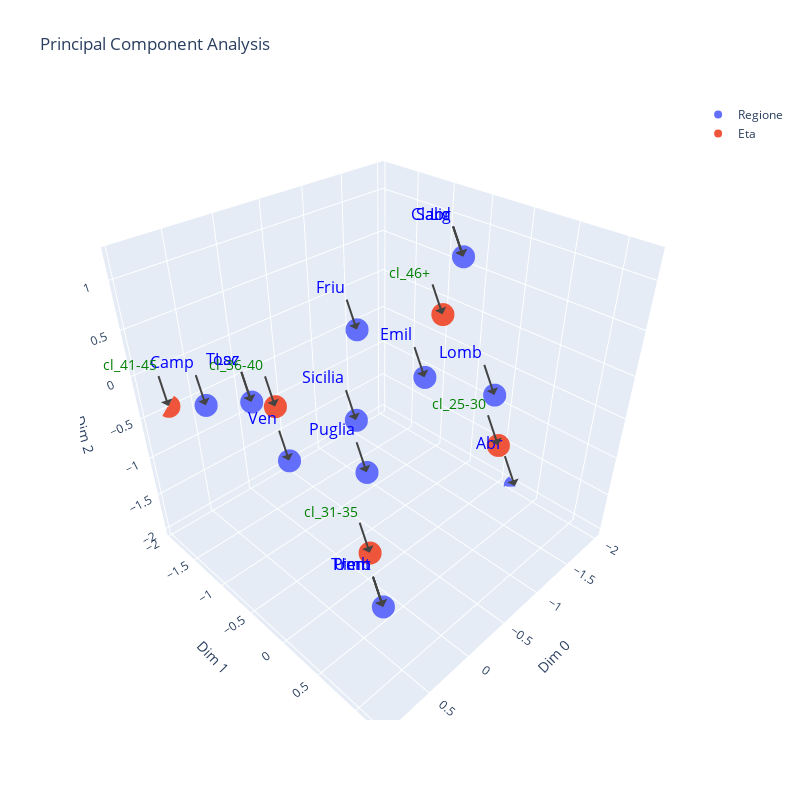

Notebook code cell kept with this figure:
### Code cell
import plotly.graph_objects as go

# Create traces for pcs_row and pcs_col with three dimensions
trace_pcs_row = go.Scatter3d(
    x=pcs_row['Dim 0'], y=pcs_row['Dim 1'], z=pcs_row['Dim 2'], mode='markers', name='Regione')
trace_pcs_col = go.Scatter3d(
    x=pcs_col['Dim 0'], y=pcs_col['Dim 1'], z=pcs_col['Dim 2'], mode='markers', name='Eta')

# Find the range of data along each axis
x_range = [min(pcs_row['Dim 0'].min(), pcs_col['Dim 0'].min()),
           max(pcs_row['Dim 0'].max(), pcs_col['Dim 0'].max())]
y_range = [min(pcs_row['Dim 1'].min(), pcs_col['Dim 1'].min()),
           max(pcs_row['Dim 1'].max(), pcs_col['Dim 1'].max())]
z_range = [min(pcs_row['Dim 2'].min(), pcs_col['Dim 2'].min()),
           max(pcs_row['Dim 2'].max(), pcs_col['Dim 2'].max())]

# Create layout with adjusted axis range to ensure equal aspect ratio
layout = go.Layout(title='Principal Component Analysis',
                   scene=dict(
                       xaxis=dict(title='Dim 0', range=x_range),
                       yaxis=dict(title='Dim 1', range=y_range),
                       zaxis=dict(title='Dim 2', range=z_range),
                       aspectmode='cube'  # Ensures equal aspect ratio
                   ))

# Create annotations for bettingAI index and columns with changed label size and color
annotations = []
for i, txt in enumerate(bettingAI.index):
    annotations.append(dict(x=pcs_row.iloc[i]['Dim 0'], y=pcs_row.iloc[i]['Dim 1'], z=pcs_row.iloc[i]['Dim 2'],
                            text=str(txt) + '', xanchor='right', yanchor='bottom',
                            font=dict(size=16, color='blue')))
for i, txt in enumerate(bettingAI.columns):
    annotations.append(dict(x=pcs_col.iloc[i]['Dim 0'], y=pcs_col.iloc[i]['Dim 1'], z=pcs_col.iloc[i]['Dim 2'],
                            text=str(txt) + '', xanchor='right', yanchor='bottom',
                            font=dict(size=14, color='green')))

# Add annotations to the layout
layout['scene']['annotations'] = annotations

# Set width and height of the figure
fig = go.Figure(data=[trace_pcs_row, trace_pcs_col], layout=layout)
fig.update_layout(width=800, height=800)

# Show plot
fig.show()

### Figure 1 — Plotly figure (JSON) as saved in the notebook; plotly's stock layout.template omitted (floating-point values rounded to 4 significant figures)
{"data": [{"mode": "markers", "name": "Regione", "type": "scatter3d", "x": [-2.077, -0.8257, 0.6191, -0.8125, -0.2011, 0.4837, -0.8257, -1.465, 1.035, 0.5021, -0.8257, 0.2791, 0.4837, 1.035, 1.035, 0.67], "y": [0.1894, 0.2532, -1.53, -0.1061, -0.3255, -0.9598, 0.2532, 0.2205, 1.333, 0.5751, 0.2532, 0.2033, -0.9598, 1.333, 1.333, -0.1843], "z": [-2.092, 1.309, -0.3076, -0.04098, 0.6567, -0.05859, 1.309, -0.4304, -0.4381, 0.0307, 1.309, 0.2232, -0.05859, -0.4381, -0.4381, -0.187]}, {"mode": "markers", "name": "Eta", "type": "scatter3d", "x": [-1.726, 0.8599, 0.402, 0.745, -0.6862], "y": [0.1426, 1.004, -0.7229, -2.032, 0.1907], "z": [-1.283, -0.2688, -0.03594, -0.5015, 0.8032]}], "layout": {"height": 800, "scene": {"annotations": [{"font": {"color": "blue", "size": 16}, "text": "Abr", "x": -2.077, "xanchor": "right", "y": 0.1894, "yanchor": "bottom", "z": -2.092}, {"font": {"color": "blue", "size": 16}, "text": "Clabr", "x": -0.8257, "xanchor": "right", "y": 0.2532, "yanchor": "bottom", "z": 1.309}, {"font": {"color": "blue", "size": 16}, "text": "Camp", "x": 0.6191, "xanchor": "right", "y": -1.53, "yanchor": "bottom", "z": -0.3076}, {"font": {"color": "blue", "size": 16}, "text": "Emil", "x": -0.8125, "xanchor": "right", "y": -0.1061, "yanchor": "bottom", "z": -0.04098}, {"font": {"color": "blue", "size": 16}, "text": "Friu", "x": -0.2011, "xanchor": "right", "y": -0.3255, "yanchor": "bottom", "z": 0.6567}, {"font": {"color": "blue", "size": 16}, "text": "Laz", "x": 0.4837, "xanchor": "right", "y": -0.9598, "yanchor": "bottom", "z": -0.05859}, {"font": {"color": "blue", "size": 16}, "text": "Lig", "x": -0.8257, "xanchor": "right", "y": 0.2532, "yanchor": "bottom", "z": 1.309}, {"font": {"color": "blue", "size": 16}, "text": "Lomb", "x": -1.465, "xanchor": "right", "y": 0.2205, "yanchor": "bottom", "z": -0.4304}, {"font": {"color": "blue", "size": 16}, "text": "Piem", "x": 1.035, "xanchor": "right", "y": 1.333, "yanchor": "bottom", "z": -0.4381}, {"font": {"color": "blue", "size": 16}, "text": "Puglia", "x": 0.5021, "xanchor": "right", "y": 0.5751, "yanchor": "bottom", "z": 0.0307}, {"font": {"color": "blue", "size": 16}, "text": "Sard", "x": -0.8257, "xanchor": "right", "y": 0.2532, "yanchor": "bottom", "z": 1.309}, {"font": {"color": "blue", "size": 16}, "text": " Sicilia", "x": 0.2791, "xanchor": "right", "y": 0.2033, "yanchor": "bottom", "z": 0.2232}, {"font": {"color": "blue", "size": 16}, "text": "Tosc", "x": 0.4837, "xanchor": "right", "y": -0.9598, "yanchor": "bottom", "z": -0.05859}, {"font": {"color": "blue", "size": 16}, "text": "Trent", "x": 1.035, "xanchor": "right", "y": 1.333, "yanchor": "bottom", "z": -0.4381}, {"font": {"color": "blue", "size": 16}, "text": "Umb", "x": 1.035, "xanchor": "right", "y": 1.333, "yanchor": "bottom", "z": -0.4381}, {"font": {"color": "blue", "size": 16}, "text": "Ven", "x": 0.67, "xanchor": "right", "y": -0.1843, "yanchor": "bottom", "z": -0.187}, {"font": {"color": "green", "size": 14}, "text": "cl_25-30", "x": -1.726, "xanchor": "right", "y": 0.1426, "yanchor": "bottom", "z": -1.283}, {"font": {"color": "green", "size": 14}, "text": "cl_31-35", "x": 0.8599, "xanchor": "right", "y": 1.004, "yanchor": "bottom", "z": -0.2688}, {"font": {"color": "green", "size": 14}, "text": "cl_36-40", "x": 0.402, "xanchor": "right", "y": -0.7229, "yanchor": "bottom", "z": -0.03594}, {"font": {"color": "green", "size": 14}, "text": "cl_41-45", "x": 0.745, "xanchor": "right", "y": -2.032, "yanchor": "bottom", "z": -0.5015}, {"font": {"color": "green", "size": 14}, "text": "cl_46+", "x": -0.6862, "xanchor": "right", "y": 0.1907, "yanchor": "bottom", "z": 0.8032}], "aspectmode": "cube", "xaxis": {"range": [-2.077, 1.035], "title": {"text": "Dim 0"}}, "yaxis": {"range": [-2.032, 1.333], "title": {"text": "Dim 1"}}, "zaxis": {"range": [-2.092, 1.309], "title": {"text": "Dim 2"}}}, "title": {"text": "Principal Component Analysis"}, "width": 800}}
